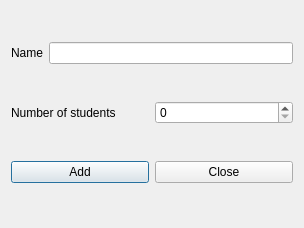
<?xml version="1.0" encoding="UTF-8"?>
<ui version="4.0">
 <class>AddStudentsYearForm_template</class>
 <widget class="QDialog" name="AddStudentsYearForm_template">
  <property name="geometry">
   <rect>
    <x>0</x>
    <y>0</y>
    <width>304</width>
    <height>228</height>
   </rect>
  </property>
  <property name="windowTitle">
   <string extracomment="Title of the dialog of adding a students year">Add students year</string>
  </property>
  <layout class="QGridLayout" name="gridLayout">
   <item row="0" column="0">
    <layout class="QHBoxLayout" name="horizontalLayout">
     <item>
      <widget class="QLabel" name="nameTextLabel">
       <property name="text">
        <string>Name</string>
       </property>
       <property name="wordWrap">
        <bool>false</bool>
       </property>
      </widget>
     </item>
     <item>
      <widget class="QLineEdit" name="nameLineEdit"/>
     </item>
    </layout>
   </item>
   <item row="1" column="0">
    <layout class="QHBoxLayout" name="horizontalLayout_2">
     <item>
      <widget class="QLabel" name="numberTextLabel">
       <property name="text">
        <string>Number of students</string>
       </property>
       <property name="wordWrap">
        <bool>false</bool>
       </property>
      </widget>
     </item>
     <item>
      <widget class="QSpinBox" name="numberSpinBox">
       <property name="minimum">
        <number>0</number>
       </property>
       <property name="maximum">
        <number>1000</number>
       </property>
       <property name="value">
        <number>0</number>
       </property>
      </widget>
     </item>
    </layout>
   </item>
   <item row="2" column="0">
    <layout class="QHBoxLayout" name="horizontalLayout_3">
     <item>
      <widget class="QPushButton" name="addStudentsYearPushButton">
       <property name="text">
        <string>Add</string>
       </property>
      </widget>
     </item>
     <item>
      <widget class="QPushButton" name="closePushButton">
       <property name="text">
        <string>Close</string>
       </property>
      </widget>
     </item>
    </layout>
   </item>
  </layout>
 </widget>
 <layoutdefault spacing="6" margin="11"/>
 <resources/>
 <connections/>
</ui>
